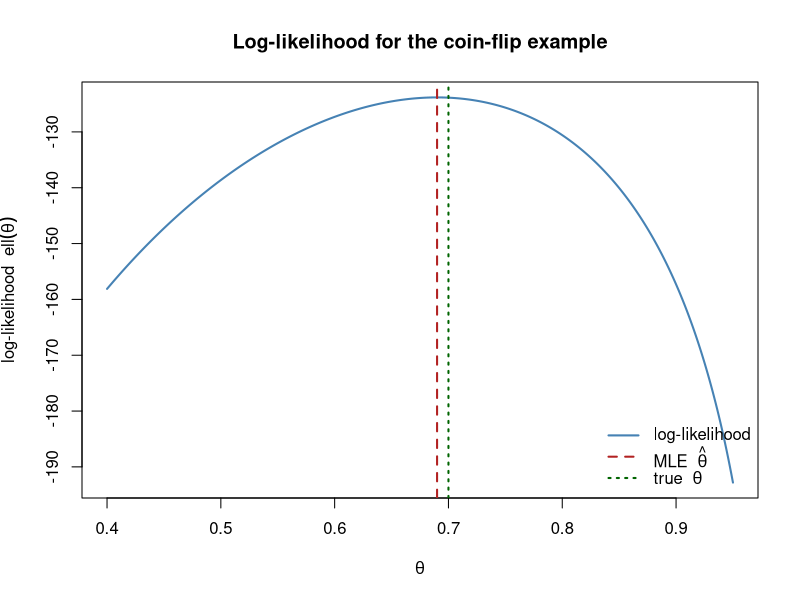

The R script that drew this image:
## ---- chunk 1
#| warning: false
#| message: false

set.seed(1)

# Simulate n coin flips with a true (but "unknown") bias
trueTheta <- 0.7
n <- 200
flips <- rbinom(n, size = 1, prob = trueTheta)
k <- sum(flips)              # number of heads observed

# The log-likelihood as a function of theta
ll <- function(theta) {
  k * log(theta) + (n - k) * log(1 - theta)
}

# 1. MLE by formula: the sample proportion
mle <- k / n

# 2. MLE by numerical optimisation of the log-likelihood
opt <- optimise(ll, interval = c(0.001, 0.999), maximum = TRUE)
mleNum <- opt$maximum

c(trueTheta = trueTheta,
  mle       = mle,
  mleNum    = mleNum)
## ---- chunk 2
# Fisher information evaluated at the MLE
info <- n / (mle * (1 - mle))

# Standard error = 1 / sqrt(information)
se <- 1 / sqrt(info)

# Approximate 95% confidence interval
ci95 <- mle + c(-1, 1) * 1.96 * se

list(fisherInfo = info,
     se         = se,
     ci95       = ci95)
## ---- chunk 3
#| fig-align: center

grid <- seq(0.4, 0.95, length.out = 400)

plot(grid, ll(grid), type = "l", lwd = 2,
     col = "steelblue",
     xlab = expression(theta),
     ylab = expression(paste("log-likelihood  ", ell(theta))),
     main = "Log-likelihood for the coin-flip example")

abline(v = mle,       col = "firebrick", lwd = 2, lty = 2)
abline(v = trueTheta, col = "darkgreen", lwd = 2, lty = 3)

legend("bottomright",
       legend = c("log-likelihood",
                  expression(paste("MLE  ", hat(theta))),
                  expression(paste("true  ", theta))),
       col = c("steelblue", "firebrick", "darkgreen"),
       lwd = 2, lty = c(1, 2, 3), bty = "n")
